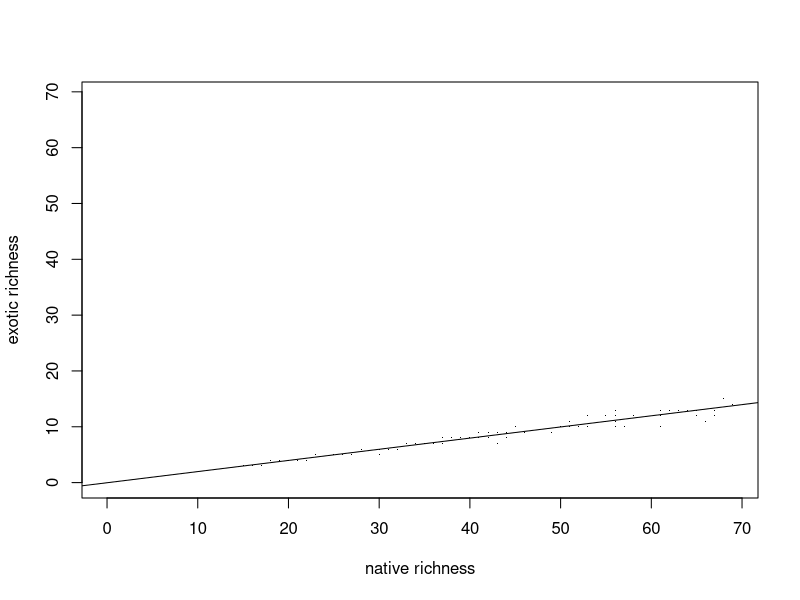
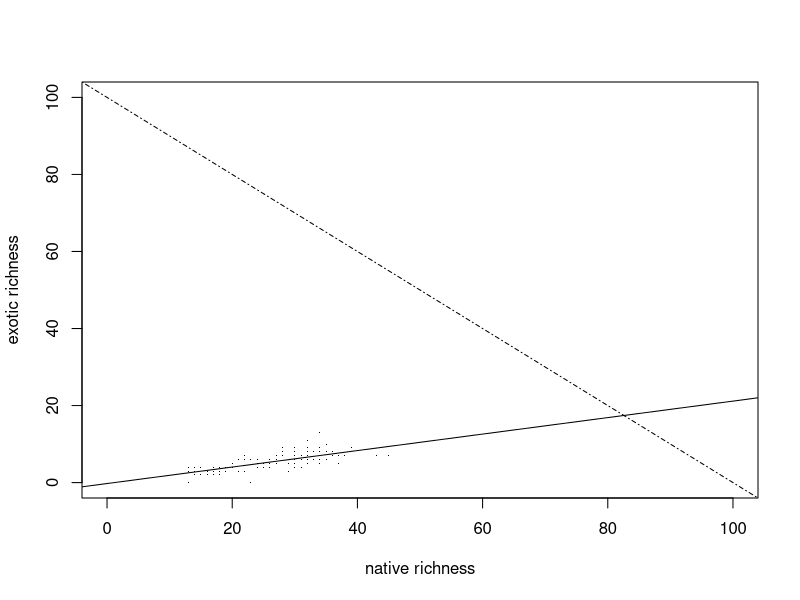
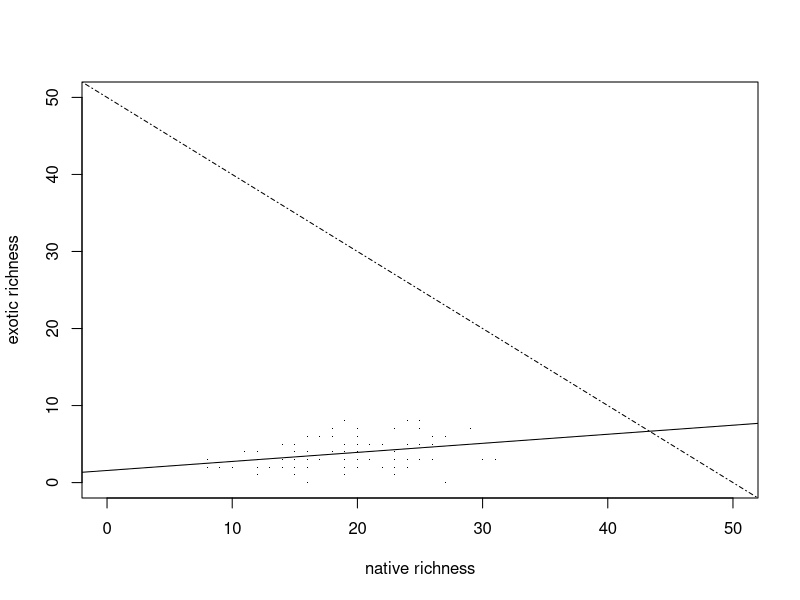
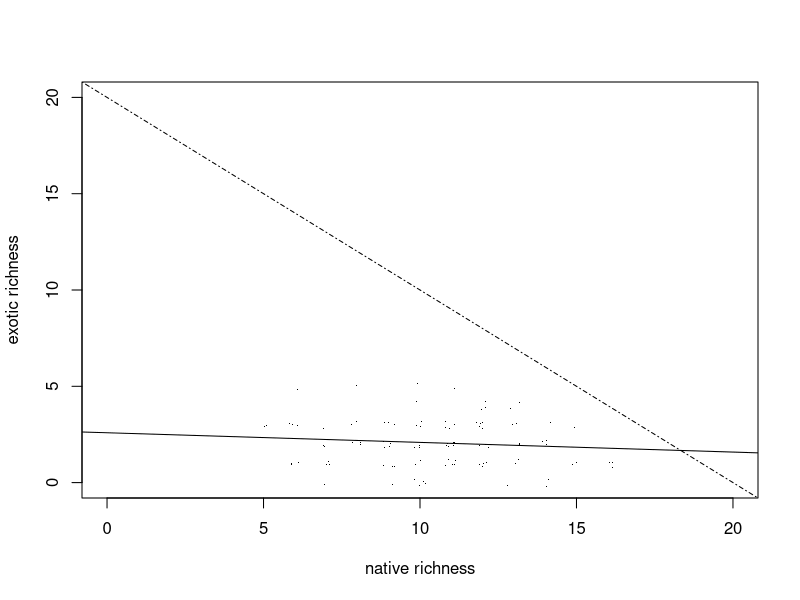
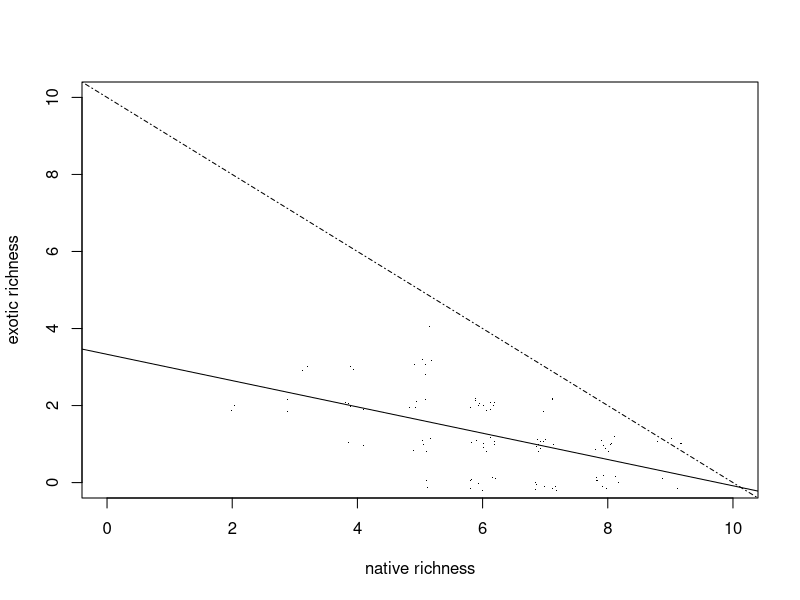
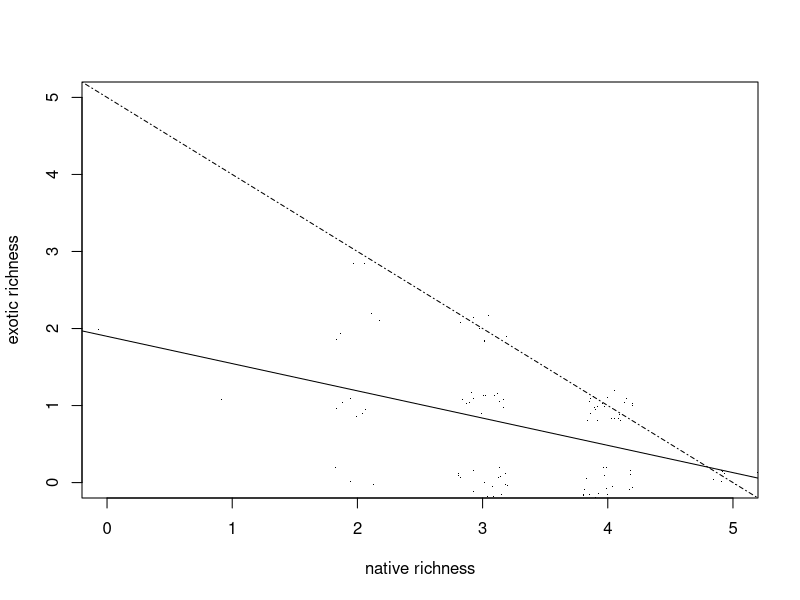

These charts were generated, in order, by the following R code: (Note: this script raises an error after producing the figures.)
setwd("~/github_permute/PermuteSeminar-2014/Week-10")

counts<-read.csv("speciescounts.csv")
site<-read.csv("site_groupings.csv")
#assuming every plant takes up same amount of space
#null model is there is no interactions among species
##########################################################
#Parameters    											  
##########################################################

reps<- 100			
#number of replicates for each sample size

samps <- c(5,10,20,50,100,800)	
#sample sizes, in number of represented individuals

pool.range <- c(20,100)		
#range of species richness of total species pool (includes natives, exotics, and "bare spaces")

NEprop<- c(.75,.15,.1)		
#proportion of, respectively, natives, exotics, and bare spaces in pool (totals to 1)

##########################################################

#Output holding array:

#	row 1 is native richness
#	row 2 is exotic richness
#	columns are sample sizes
#	3rd dimension is replicates, of length [reps]

output<- array(0,dim=c(2,length(samps),reps))

tot.pool<- round(runif(reps,pool.range[1],pool.range[2]))	
#randomly generate [reps]-length vector of total pool sizes


#LOOP over replicates

for (j in 1:reps){
  print(j)	#progress output
  
  #determine pool composition for replicate 
  natives <- paste("N",c(1:round(NEprop[1]*tot.pool[j])))	#list of native species  
  exotics <-paste("E",c(1:round(NEprop[2]*tot.pool[j])))	#list of exotic species
  zeros <- paste("Z",c(1:round(NEprop[3]*tot.pool[j])))	#list of free spaces  
  allspp <- c(natives,exotics,zeros)				#list of all species and blanks
  
  #randomly construct simulated community
  ind.vec <- floor(rlnorm(length(allspp),8,1))		
  #create list of abundances for each species, from lognormal abundance distribution 
  comm <- rep(allspp[1],ind.vec[1])				
  #populate first species in pool with its associated abundance
  
  for(i in 2:length(allspp)) {				#loop over all remaining species    
    comm <- c(comm,rep(allspp[i],ind.vec[i]))		
    #populate remaining species with associated abundances   
  }							#close loop
  
  
  
  #sample community using different sample sizes
  for(i in 1:length(samps)) {						
    #LOOP for different sample sizes
    rs <- sample(comm,samps[i])					#draw randomly from community pool of individuals with given sample size
    output[1,i,j] <- length(unique(rs[is.element(rs,natives)]))	#total richness of natives in the sample
    output[2,i,j] <- length(unique(rs[is.element(rs,exotics)]))	#total richness of exotics in the sample
    
  }	#end sample size loop		
  
}		#end replicate loop


##########################################################
#Graphical output
##########################################################

#Plot native-exotic richness relationship of largest sampling size
plot(output[1,6,],output[2,6,],pch=".",xlab="native richness",ylab="exotic richness",
     xlim=c(0,max(output[1:2,6,])),ylim=c(0,max(output[1:2,6,])))
abline(lsfit(output[1,6,],output[2,6,]))		#least-squares regression line



#Plot native-exotic richness relationship of next smallest sampling size
screen(2,F)
plot(output[1,5,],output[2,5,],pch=".",xlab="native richness",ylab="exotic richness",xlim=c(0,samps[5]),ylim=c(0,samps[5]))
abline(lsfit(output[1,5,],output[2,5,]))		#least-squares regression line
abline(samps[5],-1,lty=4)				#data constraint envelope, based on sample size



#Plot native-exotic richness relationship of next smallest sampling size
screen(3,F)
plot(output[1,4,],output[2,4,],pch=".",xlab="native richness",ylab="exotic richness",xlim=c(0,samps[4]),ylim=c(0,samps[4]))
abline(lsfit(output[1,4,],output[2,4,]))		#least-squares regression line
abline(samps[4],-1,lty=4)				#data constraint envelope, based on sample size



#Plot native-exotic richness relationship of next smallest sampling size
screen(4,F)
plot(jitter(output[1,3,]),jitter(output[2,3,]),pch=".",xlab="native richness",ylab="exotic richness",xlim=c(0,samps[3]),ylim=c(0,samps[3]))
abline(lsfit(output[1,3,],output[2,3,]))		#least-squares regression line
abline(samps[3],-1,lty=4)				#data constraint envelope, based on sample size



#Plot native-exotic richness relationship of next smallest sampling size
screen(5,F)
plot(jitter(output[1,2,]),jitter(output[2,2,]),pch=".",xlab="native richness",ylab="exotic richness",xlim=c(0,samps[2]),ylim=c(0,samps[2]))
abline(lsfit(output[1,2,],output[2,2,]))		#least-squares regression line
abline(samps[2],-1,lty=4)				#data constraint envelope, based on sample size



#Plot native-exotic richness relationship of next smallest sampling size
screen(6,F)
plot(jitter(output[1,1,]),jitter(output[2,1,]),pch=".",xlab="native richness",ylab="exotic richness",xlim=c(0,samps[1]),ylim=c(0,samps[1]))
abline(lsfit(output[1,1,],output[2,1,]))		#least-squares regression line
abline(samps[1],-1,lty=4)				#data constraint envelope, based on sample size

######

#now do it with emilys data

site.matrix<- cast(counts, Site + Quadrat  ~ Species, value='Count', fun=sum)
site.matrix<-as.data.frame(site.matrix)
#make NAs 0
site.matrix[is.na(site.matrix)]<-0

#continue to sort
column.quad <- melt(site.matrix, id=c('Site', 'Quadrat'))
#column.quad<-as.data.frame(column.quad)
species.plot<- cast(column.quad, Site~variable, value='value', fun=sum)


#assuming every plant takes up same amount of space
#null model is there is no interactions among species
##########################################################
#Parameters      										  
##########################################################

reps<- 100			
#number of replicates for each sample size

samps <- c(5,10,20,50,100,800)	
#sample sizes, in number of represented individuals

pool.range <- c(20,100)		
#range of species richness of total species pool (includes natives, exotics, and "bare spaces")

NEprop<- c(.50,.10,.40)		
#proportion of, respectively, natives, exotics, and bare spaces in pool (totals to 1)

##########################################################

#Output holding array:

#	row 1 is native richness
#	row 2 is exotic richness
#	columns are sample sizes
#	3rd dimension is replicates, of length [reps]

output<- array(0,dim=c(2,length(samps),reps))

tot.pool<- round(runif(reps,pool.range[1],pool.range[2]))	
#randomly generate [reps]-length vector of total pool sizes


#LOOP over replicates

for (j in 1:reps){
  print(j)	#progress output
  
  #determine pool composition for replicate 
  natives <- paste("N",c(1:round(NEprop[1]*tot.pool[j])))	#list of native species  
  exotics <-paste("E",c(1:round(NEprop[2]*tot.pool[j])))	#list of exotic species
  zeros <- paste("Z",c(1:round(NEprop[3]*tot.pool[j])))	#list of free spaces  
  allspp <- c(natives,exotics,zeros)				#list of all species and blanks
  
  #randomly construct simulated community
  ind.vec <- floor(rlnorm(length(allspp),8,1))		
  #create list of abundances for each species, from lognormal abundance distribution 
  comm <- rep(allspp[1],ind.vec[1])				
  #populate first species in pool with its associated abundance
  
  for(i in 2:length(allspp)) {				#loop over all remaining species    
    comm <- c(comm,rep(allspp[i],ind.vec[i]))		
    #populate remaining species with associated abundances   
  }							#close loop
  
  
  
  #sample community using different sample sizes
  for(i in 1:length(samps)) {						
    #LOOP for different sample sizes
    rs <- sample(comm,samps[i])					#draw randomly from community pool of individuals with given sample size
    output[1,i,j] <- length(unique(rs[is.element(rs,natives)]))	#total richness of natives in the sample
    output[2,i,j] <- length(unique(rs[is.element(rs,exotics)]))	#total richness of exotics in the sample
    
  }	#end sample size loop		
  
}		#end replicate loop


##########################################################
#Graphical output
##########################################################

#Plot native-exotic richness relationship of largest sampling size
plot(output[1,6,],output[2,6,],pch=".",xlab="native richness",ylab="exotic richness",
     xlim=c(0,max(output[1:2,6,])),ylim=c(0,max(output[1:2,6,])))
abline(lsfit(output[1,6,],output[2,6,]))		#least-squares regression line



#Plot native-exotic richness relationship of next smallest sampling size
screen(2,F)
plot(output[1,5,],output[2,5,],pch=".",xlab="native richness",ylab="exotic richness",xlim=c(0,samps[5]),ylim=c(0,samps[5]))
abline(lsfit(output[1,5,],output[2,5,]))		#least-squares regression line
abline(samps[5],-1,lty=4)				#data constraint envelope, based on sample size



#Plot native-exotic richness relationship of next smallest sampling size
screen(3,F)
plot(output[1,4,],output[2,4,],pch=".",xlab="native richness",ylab="exotic richness",xlim=c(0,samps[4]),ylim=c(0,samps[4]))
abline(lsfit(output[1,4,],output[2,4,]))		#least-squares regression line
abline(samps[4],-1,lty=4)				#data constraint envelope, based on sample size



#Plot native-exotic richness relationship of next smallest sampling size
screen(4,F)
plot(jitter(output[1,3,]),jitter(output[2,3,]),pch=".",xlab="native richness",ylab="exotic richness",xlim=c(0,samps[3]),ylim=c(0,samps[3]))
abline(lsfit(output[1,3,],output[2,3,]))		#least-squares regression line
abline(samps[3],-1,lty=4)				#data constraint envelope, based on sample size



#Plot native-exotic richness relationship of next smallest sampling size
screen(5,F)
plot(jitter(output[1,2,]),jitter(output[2,2,]),pch=".",xlab="native richness",ylab="exotic richness",xlim=c(0,samps[2]),ylim=c(0,samps[2]))
abline(lsfit(output[1,2,],output[2,2,]))		#least-squares regression line
abline(samps[2],-1,lty=4)				#data constraint envelope, based on sample size



#Plot native-exotic richness relationship of next smallest sampling size
screen(6,F)
plot(jitter(output[1,1,]),jitter(output[2,1,]),pch=".",xlab="native richness",ylab="exotic richness",xlim=c(0,samps[1]),ylim=c(0,samps[1]))
abline(lsfit(output[1,1,],output[2,1,]))		#least-squares regression line
abline(samps[1],-1,lty=4)				#data constraint envelope, based on sample size

######
